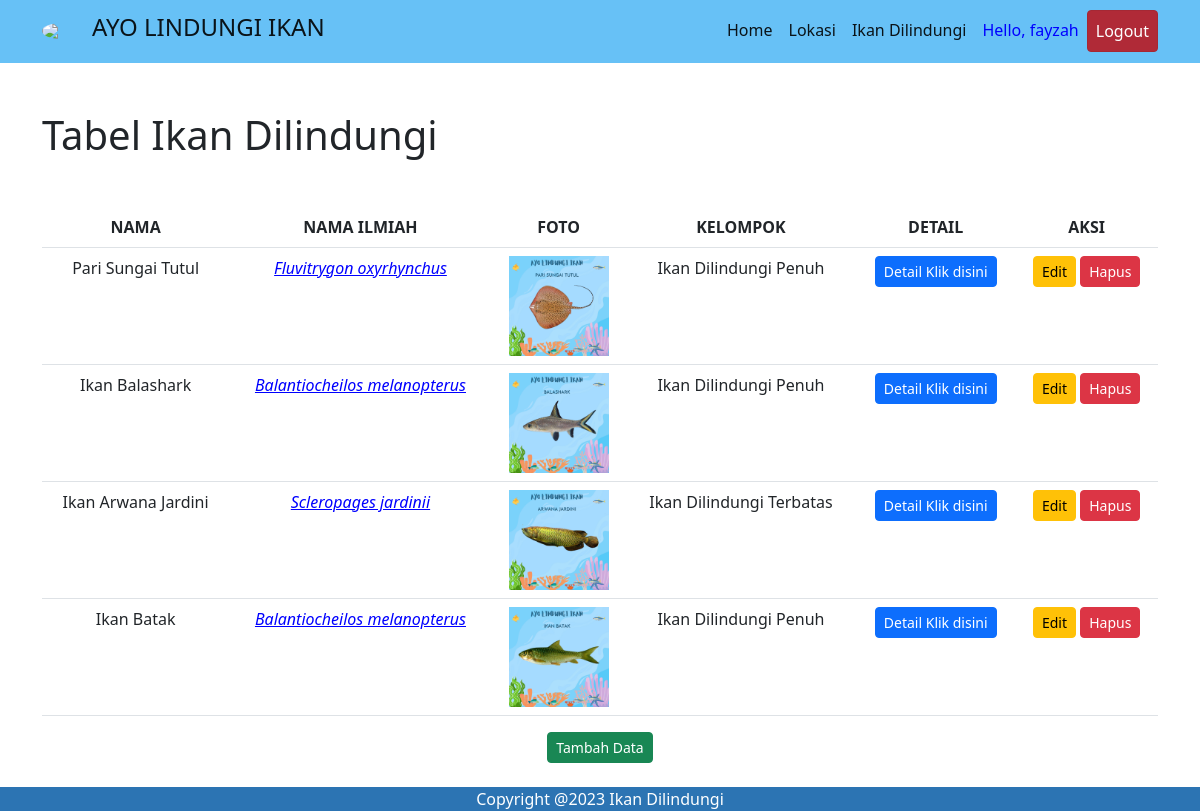
Page /ikandilindungi/ (signed in) on the committed database.
### uaspbo/models.py (models this page shows, shortened)
class Ikan(models.Model):
    nama = models.CharField(max_length=50)
    nama_ilmiah = models.CharField(max_length=50)
    img = models.CharField(max_length=30, null=True)
    detail = models.URLField(max_length=100, null=True)
    kelompok_id = models.ForeignKey(Kelompok, on_delete=models.CASCADE, null=True)

class Kelompok(models.Model):
    kategori = models.CharField(max_length=40)
    keterangan = models.TextField()
    def __str__(self):
        return self.kategori

### uaspbo/views.py (the view)
# urls.py: path('ikandilindungi/', ikandilindungi),
@login_required(login_url='login')
def ikandilindungi(request):
    ikans = Ikan.objects.all()
    data = {
        'Title' : "Halaman Ikan Dilindungi",
        'ikans' : ikans,
    }
    return render(request, 'halamanberanda.html', data)

### uaspbo/templates/halamanberanda.html (shortened to what this page needs)
{% extends 'base.html' %} {% load static %} {% block content %} <br /><br />
<div class="container">
  <h1>Tabel Ikan Dilindungi</h1>
  <br />
  <table class="table">
    <thead style="text-align: center">
      <center>
        <tr>
          <th scope="col">NAMA</th>
          <th scope="col">NAMA ILMIAH</th>
          <th scope="col">FOTO</th>
          <th scope="col">KELOMPOK</th>
          <th scope="col">DETAIL</th>
          <th scope="col">AKSI</th>
        </tr>
      </center>
    </thead>
    <tbody style="text-align: center">
      {% for ikan in ikans %}
      <tr>
        <td>{{ikan.nama}}</td>
        <td><i>{{ikan.nama_ilmiah}}</i></td>
        <td><img src="{% static ikan.img %}" width="100px" alt="" /></td>
        <td>{{ikan.kelompok_id}}</td>
        <td>
          <a href="{{ikan.detail}}" class="btn btn-sm btn-primary">Detail Klik disini</a>
        </td>
        <td>
          <a href="{% url 'update_data' ikan.id %}" class="btn btn-sm btn-warning">Edit</a>
          <a href="#" class="btn btn-sm btn-danger" onclick="hapus_data('{{ikan.id}}')">Hapus</a>
        </td>
      </tr>
      {%endfor%}
    </tbody>
  </table>
</div>
<center>
  <a href="/tambah_data/" class="btn btn-sm btn-success">Tambah Data</a>
</center>
{% endblock %}

### templates/base.html (shortened to what this page needs)
{% load static %}
<!DOCTYPE html>
<html lang="en">
  <head>
    <link href="https://cdn.jsdelivr.net/npm/bootstrap@5.2.2/dist/css/bootstrap.min.css" rel="stylesheet" />
    <link rel="stylesheet" href="{% static 'css/stylebaru.css' %}" />
  </head>
  <body>
    <nav class="navbar navbar-expand-lg" style="margin-top: 0; background-color: #67c1f6; color: rgb(247, 247, 250); font-style: bold">
      <div class="container">
        <img
          src="https://img.freepik.com/free-vector/drawn-delicious-sardine-illustration_23-2149003710.jpg?w=740&t=st=1667206424~exp=1667207024~hmac=6d4b2dd6b3861bf66be5fed42e1d4676795cb1885002996b3dd53173640ef83a"
          style="width: 40px; border-radius: 50%; margin-right: 10px; margin-top: 0"
        />
        <a class="navbar-brand" href="/halamanberanda"> <h4>AYO LINDUNGI IKAN</h4></a>
        <div class="collapse navbar-collapse" id="navbarNavAltMarkup">
          <div class="collapse navbar-collapse" id="navbarSupportedContent">
            <ul class="navbar-nav ms-auto">
              <li class="nav-item">
                <a class="nav-link active" aria-current="page" href="/home/">Home</a>
              </li>
              <li class="nav-item">
                <a class="nav-link active" aria-current="page" href="/lokasi/">Lokasi</a>
              </li>
              <li class="nav-item">
                <a class="nav-link active" aria-current="page" href="/ikandilindungi/">Ikan Dilindungi</a>
              </li>
              <li class="nav-item">
                <a class="nav-link active" style="color: Blue;" aria-current="page" href="#"> Hello, {{request.user}}</a>
              </li>
              <li class="nav-item">
                <span><a class="nav-link active btn btn-sm btn-danger" style="color: white;" aria-current="page" href="{% url 'logout' %}">Logout</a></span>
              </li>
            </ul>
          </div>
        </div>
      </div>
    </nav>
    {% block content %} {% endblock %}
    <br>
    <footer style="background: #2C74B3; color: white; text-align: center;">
        Copyright @2023 Ikan Dilindungi
    </footer>
  </body>
</html>

### static/css/stylebaru.css (style rules this page uses)
i { text-decoration: underline; color: blue; }

### rows in the picture
Ikan: nama "Pari Sungai Tutul", nama_ilmiah "Fluvitrygon oxyrhynchus", img (picture), kelompok_id "Ikan Dilindungi Penuh"
Ikan: nama "Ikan Balashark", nama_ilmiah "Balantiocheilos melanopterus", img (picture), kelompok_id "Ikan Dilindungi Penuh"
Ikan: nama "Ikan Arwana Jardini", nama_ilmiah "Scleropages jardinii", img (picture), kelompok_id "Ikan Dilindungi Terbatas"
Ikan: nama "Ikan Batak", nama_ilmiah "Balantiocheilos melanopterus", img (picture), kelompok_id "Ikan Dilindungi Penuh"

### other values in the picture
{{ request.user }} "fayzah"
